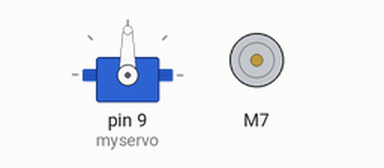
Simulated run of this sketch. Board: Arduino Uno, built with avr-gcc and run on an emulated ATmega328P. Shown: servo, DC motor (green arrow = forward, orange = backward, longer = faster).

Above: at 0.1 s.
At 10.1 s:
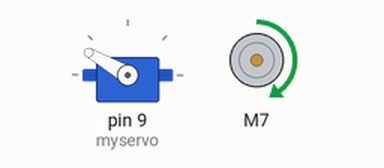
Timing chart, 0 to 11.6 s (numbered marks = the images above):
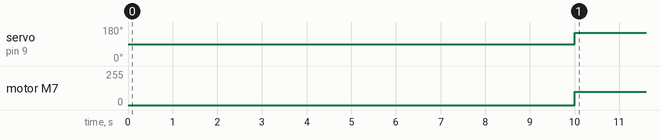

The sketch:

run_main.ino
```cpp
#include <L298N.h>
#include <HCSR04.h>
#include <Servo.h>
int IN2 = 8 ;
int IN1 = 7 ;
int ENA = 6 ;
int Tr_ULL = 3 ;
int Echo_ULL = 2 ;
int Tr_ULR = 5 ;
int Echo_ULR = 4 ;
int K1 = 9 ;
int steer ;
unsigned long cMillis = 0 ;
unsigned long pMillis = 0 ;
const long interval_1 = 0;
const long interval_2 = 0 ;
unsigned long DR = 0 ;
unsigned long DL = 0;
unsigned long error = 0 ;

UltraSonicDistanceSensor Right_Ultra(3, 2);
UltraSonicDistanceSensor Left_Ultra(5, 4);

L298N motor(ENA, IN1, IN2);
Servo myservo;

void setup() {
  Serial.begin(9600);
  myservo.attach(9);
  delay ( 10000) ;

  myservo.write(90);
  motor.setSpeed(100);
}

void loop() {
  cMillis = millis ();
  motor.forward();
  myservo.write(150);
}
```

Measured:
- by itself, servo on pin 9 (myservo): 90° → 150° at 10.0 s
- by itself, motor M7: stopped → forward 100/255 at 10.0 s
